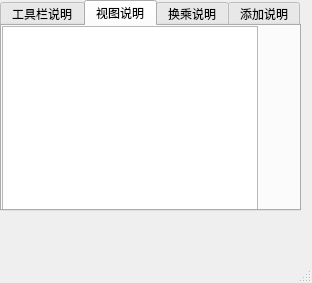
<?xml version="1.0" encoding="UTF-8"?>
<ui version="4.0">
 <class>Help</class>
 <widget class="QMainWindow" name="Help">
  <property name="geometry">
   <rect>
    <x>0</x>
    <y>0</y>
    <width>312</width>
    <height>283</height>
   </rect>
  </property>
  <property name="windowTitle">
   <string>MainWindow</string>
  </property>
  <widget class="QWidget" name="centralwidget">
   <widget class="QTabWidget" name="tabWidget">
    <property name="geometry">
     <rect>
      <x>0</x>
      <y>0</y>
      <width>301</width>
      <height>211</height>
     </rect>
    </property>
    <property name="currentIndex">
     <number>1</number>
    </property>
    <widget class="QWidget" name="tab_3">
     <attribute name="title">
      <string>工具栏说明</string>
     </attribute>
     <widget class="QTextBrowser" name="tB_Toolbar">
      <property name="geometry">
       <rect>
        <x>0</x>
        <y>0</y>
        <width>281</width>
        <height>191</height>
       </rect>
      </property>
     </widget>
    </widget>
    <widget class="QWidget" name="tab">
     <attribute name="title">
      <string>视图说明</string>
     </attribute>
     <widget class="QTextBrowser" name="tB_View">
      <property name="geometry">
       <rect>
        <x>0</x>
        <y>0</y>
        <width>256</width>
        <height>192</height>
       </rect>
      </property>
     </widget>
    </widget>
    <widget class="QWidget" name="tab_2">
     <attribute name="title">
      <string>换乘说明</string>
     </attribute>
     <widget class="QTextBrowser" name="tB_Transfer">
      <property name="geometry">
       <rect>
        <x>0</x>
        <y>0</y>
        <width>261</width>
        <height>201</height>
       </rect>
      </property>
     </widget>
    </widget>
    <widget class="QWidget" name="tab_4">
     <attribute name="title">
      <string>添加说明</string>
     </attribute>
     <widget class="QTextBrowser" name="tB_Addition">
      <property name="geometry">
       <rect>
        <x>0</x>
        <y>0</y>
        <width>291</width>
        <height>192</height>
       </rect>
      </property>
     </widget>
    </widget>
   </widget>
  </widget>
  <widget class="QMenuBar" name="menubar">
   <property name="geometry">
    <rect>
     <x>0</x>
     <y>0</y>
     <width>312</width>
     <height>17</height>
    </rect>
   </property>
  </widget>
  <widget class="QStatusBar" name="statusbar"/>
 </widget>
 <resources/>
 <connections/>
</ui>
